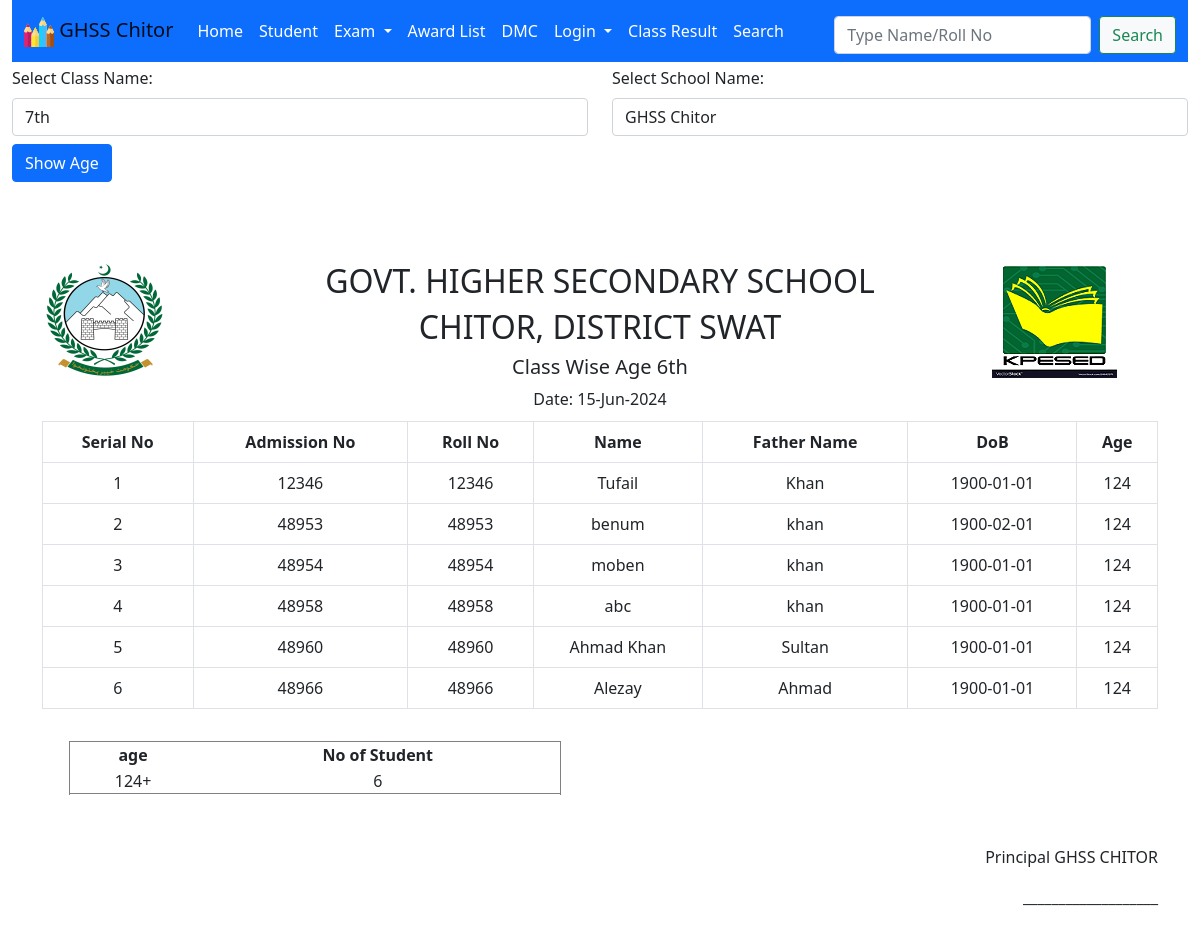
/class_wise_age.php, run on an earlier commit of the app's database.
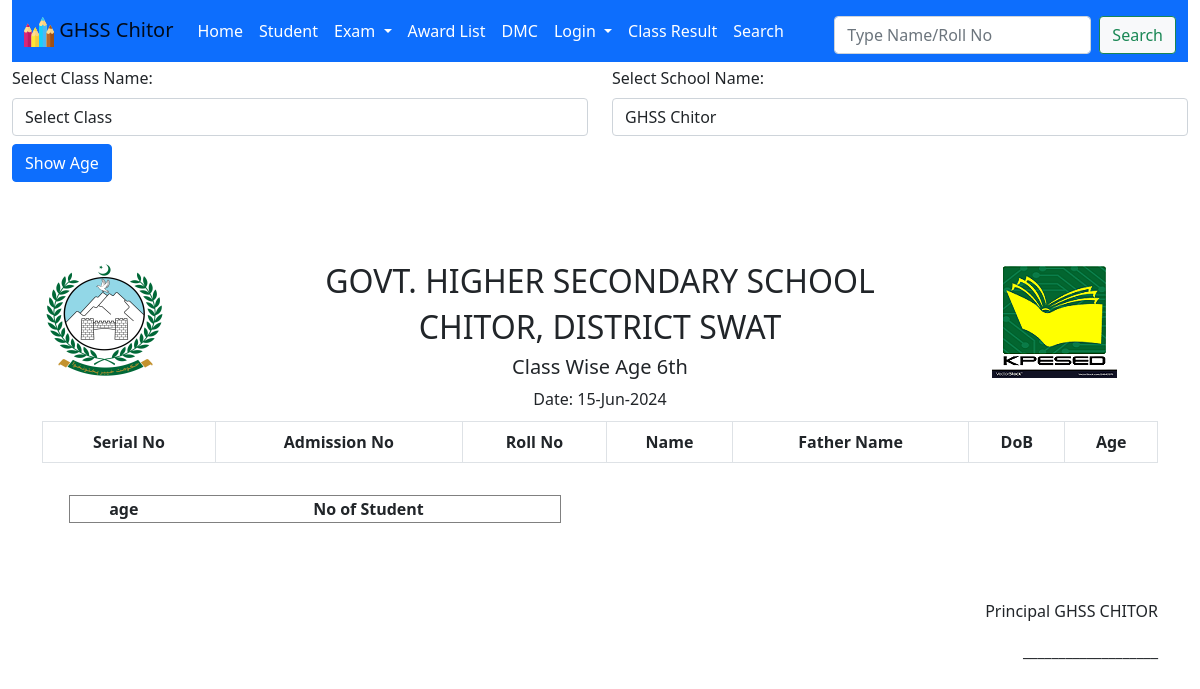
And on a later commit of the database.
### tables this page shows
CREATE TABLE `students_info` (
  `Roll_No` int(11) NOT NULL,
  `Name` varchar(30) NOT NULL,
  `FName` varchar(30) NOT NULL,
  `Gender` enum('Male','Female') NOT NULL DEFAULT 'Male',
  `Dob` date DEFAULT NULL,
  `Mobile_No` varchar(12) NOT NULL DEFAULT '03',
  `Admission_Date` date DEFAULT NULL,
  `Admission_No` int(6) DEFAULT NULL,
  `Admission_No_High` int(6) DEFAULT 0,
  `Father_Cnic` varchar(15) DEFAULT NULL,
  `Student_Form_B` varchar(15) DEFAULT NULL,
  `School` varchar(30) NOT NULL DEFAULT 'GHSS CHITOR',
  `Class` enum('5th','6th A','6th B','7th','8th A','8th B','8th','10th A','10th B','9th A','9th B','6th','7th A','7th B','4th','11th','8th C','8th M','8th S','7th F','6th F','6th P','5th K','5th C') NOT NULL,
  `Class_Position` varchar(20) DEFAULT NULL,
  `Status` int(11) NOT NULL DEFAULT 1,
  `Class_No` int(3) DEFAULT NULL,
  `Graduation_Year` year(4) NOT NULL DEFAULT 0000,
  `Address` varchar(250) NOT NULL
);

### config.php (called while the page is built, shortened)
<?php
require_once 'sand_box.php';
if (isset($_SESSION['user'])) {
    $account_id=$_SESSION['user'];
    $account_id=Validate_input($account_id);
} else {
    $guest=Select_Single_Column_Array_data(
        "Id", "employees", "Name", "'Guest'"
    );
     $account_id=$guest[0];
}
$selected_school_id_array=Select_Single_Column_Array_data(
    "Selected_School_Id", "setting", "User_Id", "$account_id"
);
 $selected_school_id=$selected_school_id_array[0];
$school_names=Select_Single_Column_Array_data(
    "Name", "schools", "Id", "$selected_school_id"
);
 $SCHOOL_NAME = $school_names[0];
?>

### class_wise_age.php (the view, shortened to what the changed rows need)
<?php
require_once 'sand_box.php';
$link=$LINK;
?>
<?php Page_header("Class Wise Report"); ?>
</head>
<body>
<div class="container-fluid no-print">
  <form action="#" method="GET">
        <div class="row">
            <?php
            $class_name='7th';
            $school_name=$SCHOOL_NAME;
            Select_class($class_name);
            Select_school($school_name);?>
        </div>
  </form>
</div>
<?php
if (isset($_GET['submit'])) {
    $class_name=$_GET['class_exam'];
    $class_name=Validate_input($class_name);
    $class_name=str_replace('\'', '', $class_name);
} else {
    $class_name="6th";
}
?>
<?php
if (isset($_GET['school'])) {
    $school_name=$_GET['school'];
    $school_name=Validate_input($school_name);
    $school_name=str_replace('\'', '', $school_name);
} else {
    $school_name ='GHSS CHITOR';
}
?>
<div class="container">
    <div class="row m-t-1">
        <div class="header text-center col-sm-8">
        <h2>GOVT. HIGHER SECONDARY SCHOOL </h2>
        <h2 >  CHITOR, DISTRICT SWAT  </h2>
        </div>
    </div>
</div>
<div class="container">
    <table class="table table-bordered" id="award-list">
        <thead>
    <tr>
        <th>Serial No</th>
        <th>Admission No </th>
        <th>Roll No </th>
        <th>Name </th>
        <th>Father Name</th>
        <th>DoB</th>
        <th>Age</th>
    </tr>
    <thead>
        <?php
        $q="Select * from students_info WHERE
              Class='$class_name'
              AND
              School='$school_name'
              AND
              Status='1' order by Roll_No ASC";
        $qr=mysqli_query($link, $q) or die('Error in Q 1'.mysqli_error($link));
        $i=1;
        $student_ages=[];
        while ($qfa=mysqli_fetch_assoc($qr)) {
            $age = calculate_age($qfa['Dob']);
            $student_ages[$i]=$age;
                echo  '<tr>
                            <td>'.$i. '</td>
                            <td>'.$qfa['Admission_No'].'</td>
                            <td>'.$qfa['Roll_No'].'</td>
                            <td>'.$qfa['Name'].'</td>
                            <td>'.$qfa['FName'].'</td>
                            <td>'.$qfa['Dob'].'</td>
                            <td>'.$age.'</td>
                        </tr>';
            $i++;
        }
        ?>
    </table>
    <div class="row">
        <div class="col-sm-6">
    <p class="text-left">
<table border="1" class="same-page">
    <tr> <th>  age </th> <th> No of Student </th> </tr>
<?php
$countvalue=array_count_values($student_ages);
foreach ($countvalue as $key => $value) {
      echo  '<tr> <td>'.$key."+</td><td> " . $value . "</td><tr>";
}
?>
</table>
 </p>
    </div>
    </div>
</div>
<?php Page_close(); ?>

### sand_box.php (shortened to what the changed rows need)
<?php
  require_once 'config.php';
  $link=$LINK;
function Page_header($page_name)
{
    echo '<!DOCTYPE html>
<html lang="en">
  <head>
    <title>'.$page_name.'</title>
    <meta charset="utf-8">
    <meta name="viewport" content="width=device-width, initial-scale=1">
    <link rel="stylesheet" href="css/bootstrap.min.css">
    <link rel="stylesheet" href="css/style.css">
    <link rel="stylesheet" href="css/bootstrap-icons.css">
    <link rel="stylesheet" href="css/print.css" media="print">
    <link rel="icon" type="image/png" sizes="16x16" href="images/favicon.ico">
    ';
}
function Page_close()
{
   echo " </body>
	</html>";
}
function Select_Column_data($table_name,$column_name,$where_column,$where_value)
{
    global $link;
    $query = "SELECT $column_name from $table_name
    WHERE $where_column='$where_value'";
    $query_result=mysqli_query($link, $query) or die("Error in this query. $query");
    $query_result_value=mysqli_fetch_assoc($query_result);
    return $query_result_value;
}
function Select_Single_Column_Array_data(
    $column_name,$table_name,$where_column,$where_value
) {
    $q="SELECT $column_name from $table_name WHERE $where_column=$where_value";
    global $link;
    $exe=mysqli_query($link, $q);
    $data=[];
    while ($exer=mysqli_fetch_assoc($exe)) {
        $value=$exer[$column_name];
        array_push($data, $value);
    }
    return $data;
}
function Select_class($selected_class)
{
    global $SCHOOL_NAME;
    $school_name=$SCHOOL_NAME;
    $school_id=Convert_School_Name_To_id($school_name);
    $class_names_array=Select_Single_Column_Array_data(
        "Name", "school_classes", "School_Id", "$school_id"
    );
    echo "
<div class='form-group col-md-6'>
	<label for='class_exam' class='form-label'>Select Class Name: </label>
              <select class='form-control' name='class_exam' id='class_name'
               required onchange='view_existing_subjects()' >
                <option value=''>Select Class </option>";
    for ($i=0;$i<count($class_names_array);$i++) {
        echo "<option value='$class_names_array[$i]'";
        if ($selected_class==$class_names_array[$i]) {
               echo " selected";
        }
        echo"> $class_names_array[$i] </option> ";
    }
    echo "   </select>
      </div>
";
}
function Calculate_age($dob)
{
    $date = new DateTime($dob);
    $now = new DateTime();
    $interval = $now->diff($date);
    return $interval->y;
}
function Convert_School_Name_To_id($school_name)
{
    $data2[]=Select_Column_data("schools", "Id", "Name", $school_name);
    return  $school_id=$data2[0]['Id'];
}
?>

What changed in the data, as far as the page shows it:
removed students_info: Admission_No "12346", Roll_No "12346", Name "Tufail", FName "Khan", Dob "1900-01-01", Dob "124"
removed students_info: Admission_No "48953", Roll_No "48953", Name "benum", FName "khan", Dob "1900-02-01", Dob "124"
removed students_info: Admission_No "48954", Roll_No "48954", Name "moben", FName "khan", Dob "1900-01-01", Dob "124"
removed students_info: Admission_No "48958", Roll_No "48958", Name "abc", FName "khan", Dob "1900-01-01", Dob "124"
removed students_info: Admission_No "48960", Roll_No "48960", Name "Ahmad Khan", FName "Sultan", Dob "1900-01-01", Dob "124"
removed students_info: Admission_No "48966", Roll_No "48966", Name "Alezay", FName "Ahmad", Dob "1900-01-01", Dob "124"
Also different on the page:
form field class_exam: "7th" → "Select Class"
list line gone: "124 + 6"
